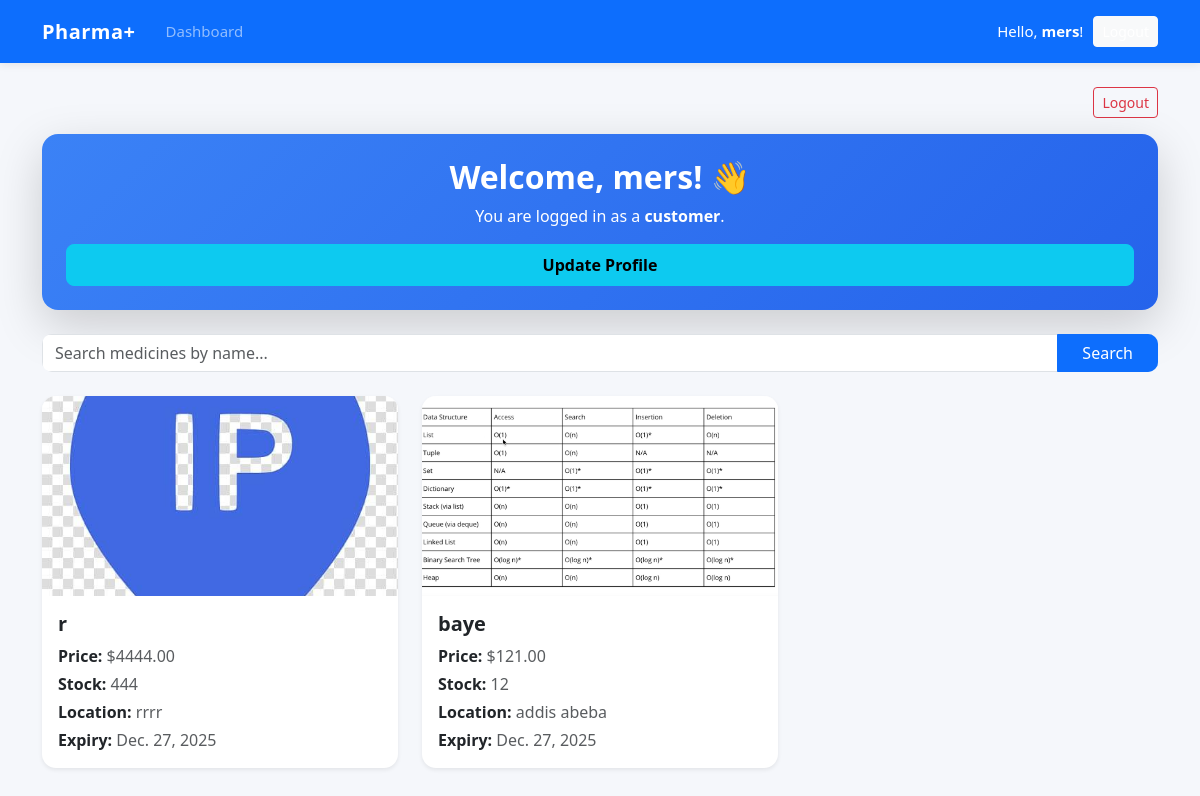
The app's page /customer/welcome/ (signed in) with its own data.
### member/models.py (models this page shows, shortened)
class CustomUser(AbstractUser):
    ROLE_CHOICES = (
        ('customer', 'Customer'),
        ('pharmacy_owner', 'Pharmacy Owner'),
    )
    role = models.CharField(max_length=20, choices=ROLE_CHOICES, default='customer')

class Medicine(models.Model):
    owner = models.ForeignKey(PharmacyOwnerProfile, on_delete=models.CASCADE)
    name = models.CharField(max_length=100)
    category = models.CharField(max_length=100)
    description = models.TextField()
    image = models.ImageField(upload_to='medicine_images/')
    price = models.DecimalField(max_digits=10, decimal_places=2)
    stock = models.PositiveIntegerField()
    created_at = models.DateTimeField(auto_now_add=True)
    updated_at = models.DateTimeField(auto_now=True)
    expiry_date = models.DateField(null=True, blank=True)  # NEW
    location = models.CharField(max_length=255, blank=True, null=True)  # NEW

### member/views.py (the view)
# urls.py: path("customer/welcome/", CustomerWelcomeView.as_view(), name="customer_welcome"),
@method_decorator(login_required, name="dispatch")
class CustomerWelcomeView(ListView):
    model = Medicine
    template_name = "member/customer_welcome.html"
    context_object_name = "medicines"
    def get_queryset(self):
        query = self.request.GET.get("q", "")
        if query:
            return Medicine.objects.filter(name__icontains=query)
        return Medicine.objects.all()

### member/templates/member/customer_welcome.html (shortened to what this page needs)
{% extends "member/base.html" %}
{% block content %}
<div class="container mt-4">
    {% if user.is_authenticated %}
        <div class="d-flex justify-content-end mb-3">
            <a href="{% url 'logout' %}" class="btn btn-outline-danger btn-sm">Logout</a>
        </div>
    {% endif %}
    <div class="card shadow-lg p-4 mb-4 text-center border-0"
         style="border-radius: 16px; background: linear-gradient(135deg, #3b82f6, #2563eb); color: white;">
        <h2 class="fw-bold">Welcome, {{ user.username }}! 👋</h2>
        <p class="mb-3">You are logged in as a <strong>customer</strong>.</p>
        <a href="{% url 'update_customer_profile' %}" class="btn btn-info fw-semibold px-4 py-2 rounded-3">
            Update Profile
        </a>
    </div>
    <form method="GET" class="mb-4">
        <div class="input-group" style="border-radius: 10px; overflow: hidden;">
            <input type="text" name="q" class="form-control" placeholder="Search medicines by name..."
                   value="{{ query }}">
            <button type="submit" class="btn btn-primary px-4">
                Search
            </button>
        </div>
    </form>
    <div class="row">
        {% if medicines %}
            {% for med in medicines %}
                <div class="col-md-4 mb-4">
                    <a href="{% url 'medicine_detail' med.id %}" style="text-decoration:none; color:inherit;">
                        <div class="card border-0 shadow-sm h-100 hover-card"
                             style="border-radius: 14px; transition: 0.25s;">
                            {% if med.image %}
                                <img src="{{ med.image.url }}" class="card-img-top"
                                     style="height:200px; object-fit:cover; border-radius: 14px 14px 0 0;">
                            {% else %}
                                <img src="https://via.placeholder.com/300x200?text=No+Image"
                                     class="card-img-top"
                                     style="border-radius: 14px 14px 0 0;">
                            {% endif %}
                            <div class="card-body">
                                <h5 class="card-title fw-semibold">{{ med.name }}</h5>
                                <p class="text-muted mb-1">
                                    <strong class="text-dark">Price:</strong> ${{ med.price }}
                                </p>
                                <p class="text-muted mb-1">
                                    <strong class="text-dark">Stock:</strong> {{ med.stock }}
                                </p>
                                <p class="text-muted mb-1">
                                    <strong class="text-dark">Location:</strong> {{ med.location }}
                                </p>
                                <p class="text-muted mb-0">
                                    <strong class="text-dark">Expiry:</strong> {{ med.expiry_date }}
                                </p>
                            </div>
                        </div>
                    </a>
                </div>
            {% endfor %}
        {% else %}
            {% if query %}
                <p class="text-danger text-center">No medicines found for "<strong>{{ query }}</strong>".</p>
            {% endif %}
        {% endif %}
    </div>
</div>
{% endblock %}

### member/templates/member/base.html (shortened to what this page needs)
<!DOCTYPE html>
<html lang="en">
<head>
    <link href="https://cdn.jsdelivr.net/npm/bootstrap@5.3.2/dist/css/bootstrap.min.css" rel="stylesheet">
</head>
<body>
<nav class="navbar navbar-expand-lg navbar-dark bg-primary">
  <div class="container">
    <a class="navbar-brand" href="{% url 'home' %}">Pharma+</a>
    <div class="collapse navbar-collapse" id="navbarContent">
      <ul class="navbar-nav me-auto mb-2 mb-lg-0">
        {% if user.is_authenticated %}
            {% if user.role == 'customer' %}
                <li class="nav-item">
                    <a class="nav-link" href="{% url 'customer_welcome' %}">Browse Medicines</a>
                </li>
            {% elif user.role == 'pharmacy_owner' %}
                <li class="nav-item">
                    <a class="nav-link" href="{% url 'dashboard' %}">Dashboard</a>
                </li>
            {% endif %}
        {% endif %}
      </ul>
      <span class="navbar-text">
        {% if user.is_authenticated %}
            <span class="text-white">Hello, <strong>{{ user.username }}</strong>!</span>
            <a href="{% url 'logout' %}" class="btn btn-light btn-sm">Logout</a>
        {% else %}
            <div class="auth-buttons">
                <a href="{% url 'login' %}" class="btn btn-solid-grey btn-sm">Login</a>
                <a href="{% url 'register_customer' %}" class="btn btn-success btn-sm">Register Customer</a>
                <a href="{% url 'register_pharmacy' %}" class="btn btn-warning btn-sm">Register Pharmacy</a>
            </div>
        {% endif %}
      </span>
    </div>
  </div>
</nav>
{% block content %}{% endblock %}
</body>
</html>

### member/templates/member/base.html (style rules this page uses)
body { background: #f5f7fb; font-family: "Segoe UI", Arial, sans-serif; }
.navbar { box-shadow: 0 2px 8px rgba(0,0,0,0.08); }
.navbar-brand { font-weight: 600; letter-spacing: 0.5px; }
.nav-link { font-size: 15px; font-weight: 500; padding-left: 14px !important; padding-right: 14px !important; }
.navbar-text { display: flex; align-items: center; gap: 10px; font-size: 15px; }

### records on screen
CustomUser: username "mers"
Medicine: image (picture), name "r", price "4444.00", stock "444", location "rrrr", expiry_date "Dec. 27, 2025"
Medicine: image (picture), name "baye", price "121.00", stock "12", location "addis abeba", expiry_date "Dec. 27, 2025"
